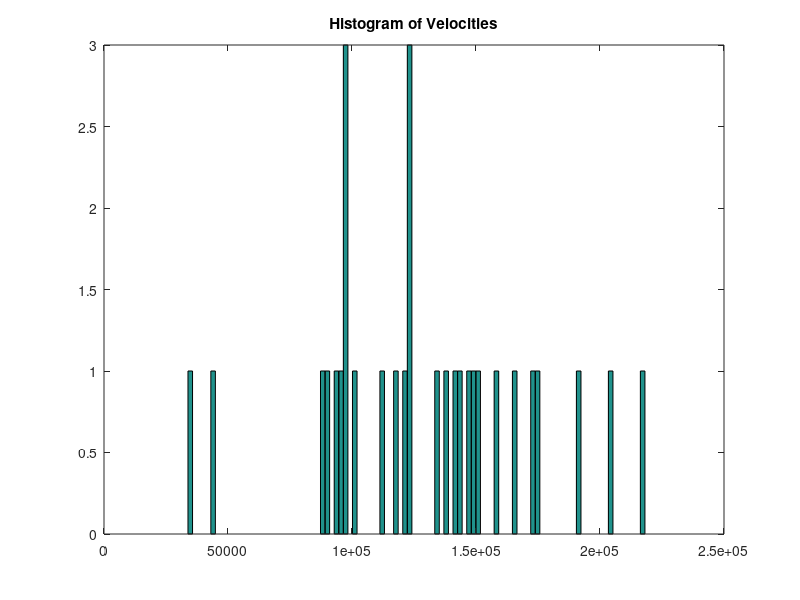
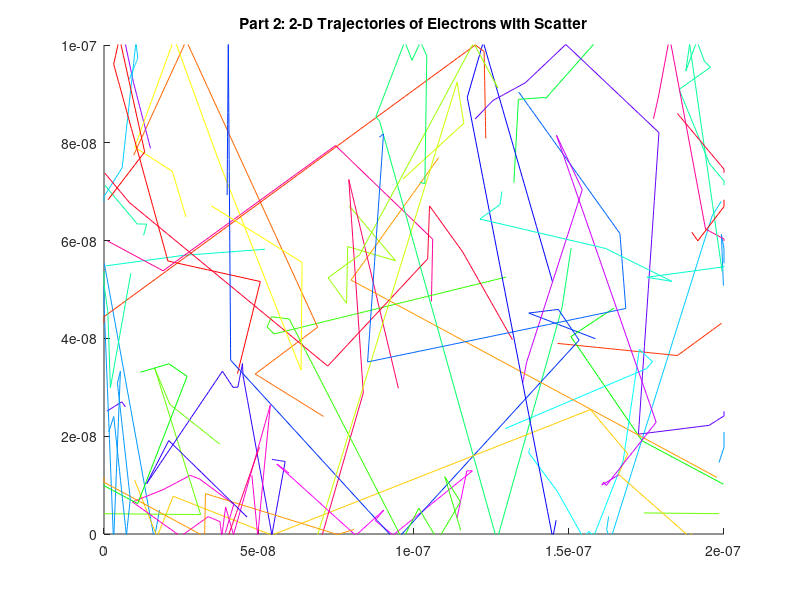

Write MATLAB code to recreate these figures, in order.
close all;
clear;


xlimit = 200*10^-9;
xstart = 0;
ylimit = 100*10^-9;

ystart = 0;
i = 1;
j = 1;
init = zeros(30,4);
previous = zeros(30,2);

temp = 300;
m0 = 9.11*10^-31;
mn = 0.26*m0;
kb = 1.38*10^-23;


amount = 10;
v = sqrt((2*kb*temp)/mn);

colour = hsv(30);

tmn = 0.2*10^-12;
pscat = 1 - exp(-0.00000000000001/tmn);

velocity = zeros(1,30);
while i<=30
    j = 1;
    while j<=4
        
        
        if(j==1)
            randx = rand(1,1);
            init(i,j)= randx * (200*10^-9); %assign random x position
        elseif(j==2)
            randy = rand(1,1);
            init(i,j) = randy * (100*10^-9); %assign random y position
        elseif(j==3)
            randd= rand(1,1);
            init(i,j) = randd*2*pi;
        else
            randvx = randn(1,1);
            vx = (v/sqrt(2))*randvx;
            randvy = randn(1,1);
            vy = (v/sqrt(2))*randvy;
            vth = sqrt(vx^2+vy^2);
            init(i,j) = vth;
            velocity(1,i) = init(i,j)/sqrt(2);
          
           
        end
        
        j = j + 1;
        
        
    end
    i = i + 1;
end

  figure(1);
  hist(velocity, 100);
  title 'Histogram of Velocities';

timestep = 0.00000000000001;
finaltime = 0.000000000001;
total = finaltime/timestep;
T = zeros(1,total);
counter = zeros(total);
velocity2 = zeros(1,total);
figure(2);
for i =0:timestep:finaltime
    counter(1,:) = timestep + timestep;
    
    
    for j=1:1:30
        
        if ((init(j,1)+init(j,2)*timestep)>=xlimit)
            init(j,1) = xstart;
            previous(j,1) = xstart;
        elseif((init(j,1)+init(j,2)*timestep)<=xstart)
            init(j,1)=xlimit;
            previous(j,1) = xlimit;
            
        end
        
        if((init(j,2)+init(j,1)*timestep)>=ylimit)
            init(j,4) = -init(j,4);
            init(j,3) = pi - init(j,3);
            
        elseif((init(j,2)+init(j,1)*timestep)<=ystart)
            init(j,4) = -init(j,4);
            init(j,3) = pi - init(j,3);
            
        end
        
        
       if pscat > rand()
           randnew = rand(1,1);
           init(j,3) = randnew * 2 * pi;
           randvx = randn(1,1);
            vx = (v/sqrt(2))*randvx;
            randvy = randn(1,1);
            vy = (v/sqrt(2))*randvy;
            vth = sqrt(vx^2+vy^2);
            init(j,4) = vth;
       end    
        
        
        if i~=0
            plot([previous(j,1),init(j,1)],[previous(j,2),init(j,2)],'color',colour(j,:)); %initialize positions
            axis([0 200*10^-9 0 100*10^-9]);
         
        end
    end
    previous (:,1) = init(:,1);
    previous (:,2) = init(:,2);
    
    init(:,1) = init(:,1) + init(:,4).*cos(init(:,3)).*timestep; %moving x components
    init(:,2) = init(:,2) + init(:,4).*sin(init(:,3)).*timestep;
    sum = 0;
%     for x=1:1:30
%         sum = sum + init(x,4);
%         
%     end
%     average = sum / 30;
%     T(1,:) = average.^2 * mn / (2 *kb);
    
    title 'Part 2: 2-D Trajectories of Electrons with Scatter';
    hold on;
    pause(0.001);
end

% figure(3);
% plot(counter,T);